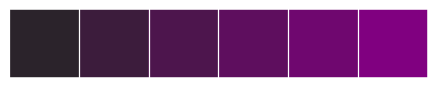

Generate this figure with Python:
import seaborn as sns; sns.set_theme()
sns.palplot(sns.dark_palette("purple"))
